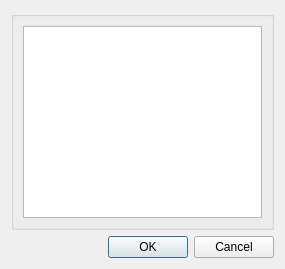
<?xml version="1.0" encoding="UTF-8"?>
<ui version="4.0">
 <class>Dialog</class>
 <widget class="QDialog" name="Dialog">
  <property name="geometry">
   <rect>
    <x>0</x>
    <y>0</y>
    <width>285</width>
    <height>269</height>
   </rect>
  </property>
  <property name="windowTitle">
   <string>Select Category</string>
  </property>
  <layout class="QVBoxLayout">
   <item>
    <widget class="QGroupBox" name="groupBox">
     <property name="title">
      <string/>
     </property>
     <layout class="QVBoxLayout">
      <item>
       <widget class="QListWidget" name="list_defaults">
        <property name="editTriggers">
         <set>QAbstractItemView::NoEditTriggers</set>
        </property>
        <property name="tabKeyNavigation">
         <bool>true</bool>
        </property>
       </widget>
      </item>
     </layout>
    </widget>
   </item>
   <item>
    <widget class="QDialogButtonBox" name="buttonBox">
     <property name="orientation">
      <enum>Qt::Horizontal</enum>
     </property>
     <property name="standardButtons">
      <set>QDialogButtonBox::Cancel|QDialogButtonBox::Ok</set>
     </property>
    </widget>
   </item>
  </layout>
 </widget>
 <resources/>
 <connections>
  <connection>
   <sender>buttonBox</sender>
   <signal>accepted()</signal>
   <receiver>Dialog</receiver>
   <slot>accept()</slot>
   <hints>
    <hint type="sourcelabel">
     <x>266</x>
     <y>353</y>
    </hint>
    <hint type="destinationlabel">
     <x>157</x>
     <y>274</y>
    </hint>
   </hints>
  </connection>
  <connection>
   <sender>buttonBox</sender>
   <signal>rejected()</signal>
   <receiver>Dialog</receiver>
   <slot>reject()</slot>
   <hints>
    <hint type="sourcelabel">
     <x>334</x>
     <y>353</y>
    </hint>
    <hint type="destinationlabel">
     <x>286</x>
     <y>274</y>
    </hint>
   </hints>
  </connection>
 </connections>
</ui>
